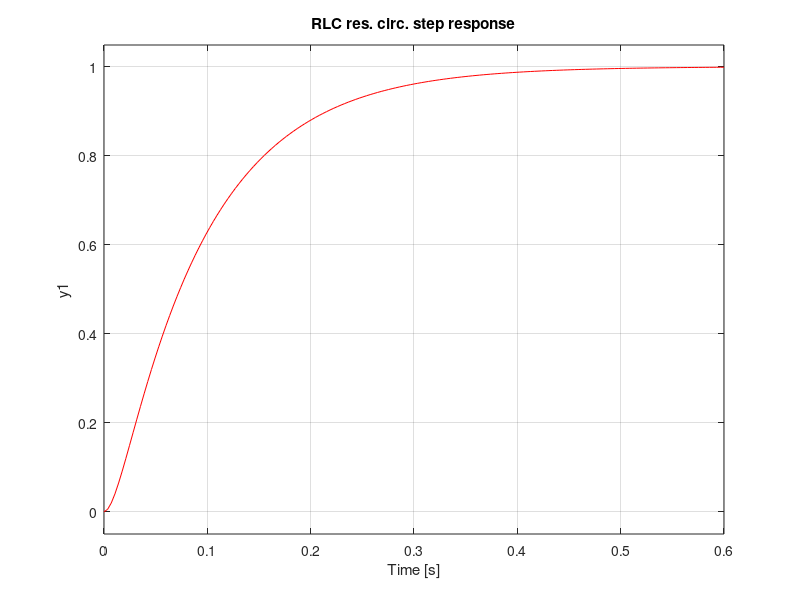

The MATLAB source for this figure:
% definition of the system parameters
R = 10; % resistance
C = 0.01; % capacitance
L = 0.100; % inductance
tau = R*C; % constant 1
wr = 1/sqrt(L*C); % constant 2

% declaration of the continuous-time systems
A1 = -1/tau;
b1 = 1;
c1 = 1/tau;
d1 = 0;
sys1 = ss(A1,b1,c1,d1); % RC low-pass filter
A2 = [0 -wr^2; 1 -tau*wr^2];
b2 = [1; 0];
c2 = [0 wr^2];
d2 = 0;
sys2 = ss(A2,b2,c2,d2); % RLC resonant circuit


% impulse and step responses of both systems
figure();
subplot(221); % upper left plot in a 2x2 plot matrix
impulse(sys1,'r'); % determine and plot impulse response
title('RC low-pass impulse response')
subplot(222); % upper right plot in a 2x2 plot matrix
impulse(sys2,'r'); % determine and plot impulse response
title('RLC res. circ. impulse response')
subplot(223); % lower left plot in a 2x2 plot matrix
step(sys1,'r'); % determine and plot step response
title('RC low-pass step response')
subplot(224); % lower right plot in a 2x2 plot matrix
step(sys2,'r'); % determine and plot step response
title('RLC res. circ. step response')
